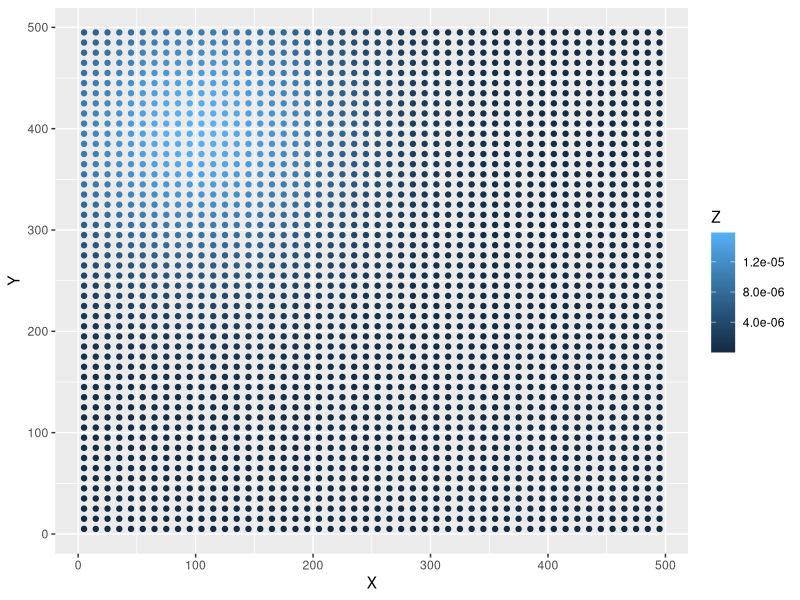
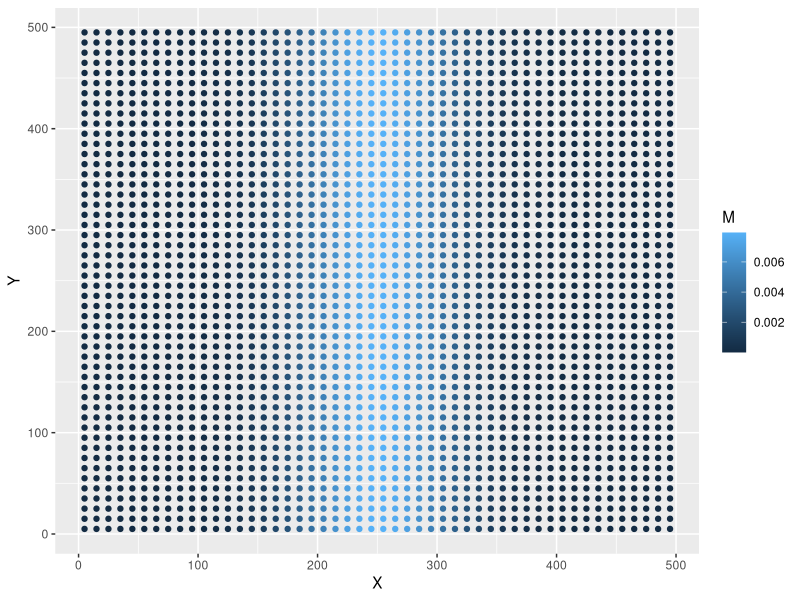
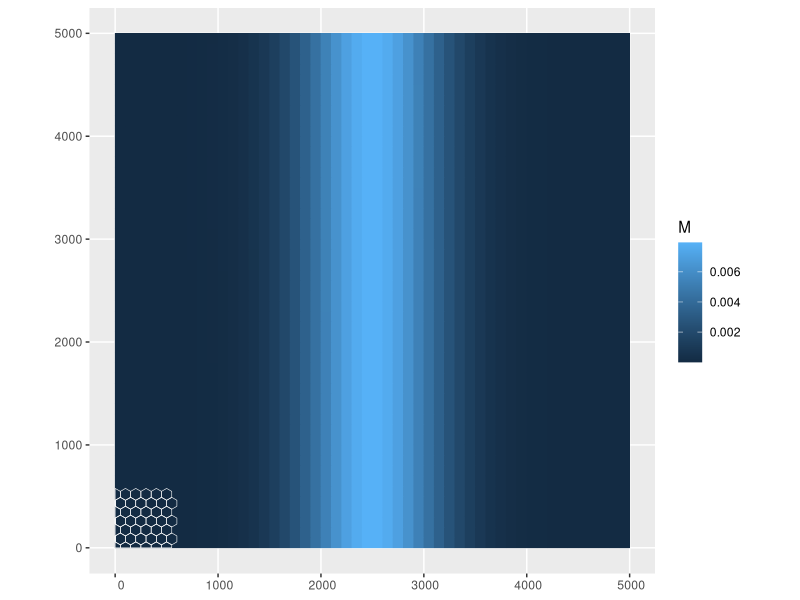

Here is the R script that generated these plots, in order:


library(sf)
library(ggplot2)


# create a matrix with the bounding box of the study area
box.mat <- matrix(nrow=5, ncol = 2, 
                  data = c(0, 0, 0, 500, 500, 500, 500, 0, 0, 0), 
                  byrow = TRUE)

# convert to sf polygon object

box.poly <- st_polygon(x = list(box.mat))

#density grid

density.grid <- st_make_grid(box.poly, cellsize = 100, n = 50)

model.cells<- st_make_grid(box.poly, cellsize = 100, square = FALSE)

# create grid of point densities

df <- data.frame(expand.grid("X" = seq(5, 495, by = 10), 
                 "Y" = seq(5, 495, by = 10)), 
                 "M" = NA)

# TODO need to scale this so that it is in 0, 1

df$Z <- dnorm(df$X,100,100)*dnorm(df$Y,400,100)
ggplot(df) +
  geom_point(aes(x=X, y = Y, color= Z))


df$M <- dnorm(df$X, mean = 250, sd = 50) + df$Z

ggplot(df) +
  geom_point(aes(x=X, y = Y, color= M))

# convert to sf

density.surface <- st_sf(density.grid, df)

model.surface <- st_sf((st_crop(model.cells, st_bbox(density.grid))))

# want to keep only model cells that are completely within the bbox

# plot

ggplot()+
  geom_sf(data = density.surface, aes(color = M, fill = M)) +
  geom_sf(data = model.surface, fill = NA, color = "white") 
